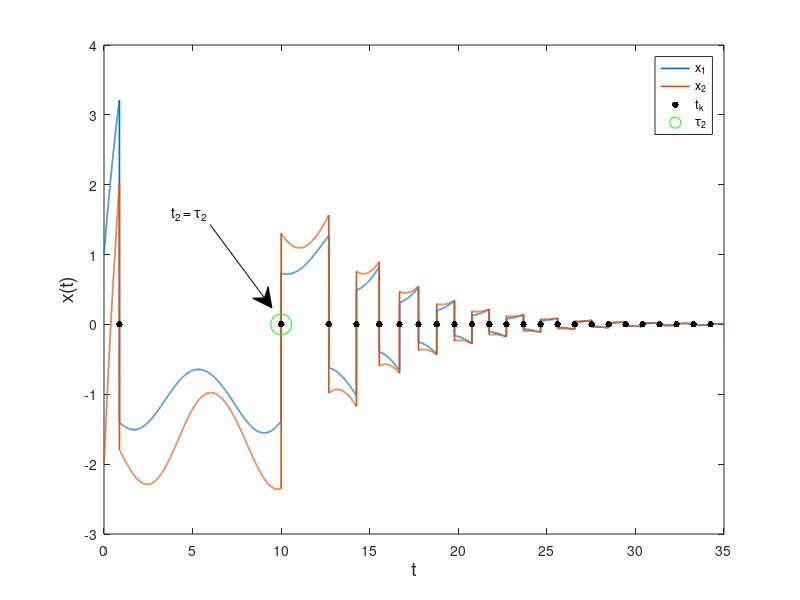

This figure's MATLAB source:
close all
clear;clc
A=[1 -1;2 -1];
B=[0.5 0.2;0.5 -1];
h=0.001;%%%%%%%%%%%step=h
tend=35;
x_0=[1 ;-2];
t_result=0:h:tend;
x=x_0;
xx=x_0;
t_k=0;%%%%%%%%initial instant
x_k=x_0;
T_k2=[];%%%%%%%%%record event-triggering instants
P=[110.1028 -25.8098;-25.8098 190.4531];
I=eye(2);
D=[-1.3816 -0.0873;-0.3314 -1.3600];
for t=h:h:tend
 F=tanh(x);
x=x+(A*x+B*F)*h;
if (t-t_k>0.0 && (x'*P*x)>=exp(0.48)*(x_k'*P*x_k))||t-t_k>=9.129
 t_k=t;
 T_k2=[T_k2;t_k];
 x=(I+D)*x;
 x_k=x;
end
xx=[xx,x];
end
y=zeros(length(T_k2),1);
plot(t_result,xx,'linewidth',1.2);
hold on
plot(T_k2, y, 'k.','MarkerSize', 15)
plot(T_k2(2), 0, 'go', 'MarkerSize', 15)
annotation("textarrow", [0.2625 0.3399], [0.6258 0.4868], "String", 't_2 = \tau_2')
xlabel('t','FontSize',14);
ylabel('x(t)','FontSize',14);
legend('x_1','x_2','{t_k}','\tau_2','Location','Best')
ylim([-3,4])
